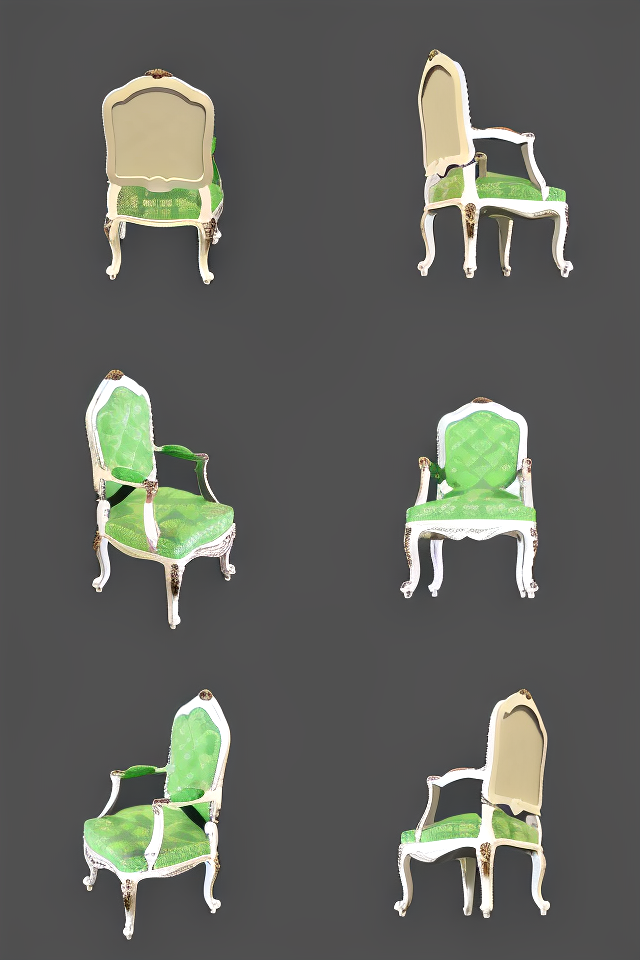
#> input picture Full_grid/Full_grid/FULL_GRID_r_3.png, 640 x 960 px
$ python main.py
#> lines starting #> are read from the running program, lines starting #| are printed output that depends on the picture
import os
from PIL import Image
import matplotlib.pyplot as plt

# ==========================================
# 🖍️ PASTE THE PATH TO ONE GRID IMAGE HERE
# ==========================================
FILE_TO_TEST = "Full_grid/FULL_GRID_r_3.png"

def test_slice_single_image(image_path):
#> called with image_path = 'Full_grid/FULL_GRID_r_3.png'
    if not os.path.exists(image_path):
        print(f"❌ Error: File not found at {image_path}")
        print("Please check the path and try again.")
        return

    img = Image.open(image_path)
#> img is the input picture: PIL image 640x960 RGB; mean R, G, B 97.1, 99.1, 92.6
    w, h = img.size
#> w = 640; h = 960

    # --- 1. CORRECT TILE MATH (2 Cols, 3 Rows) ---
    tile_w = w // 2
#> tile_w = 320
    tile_h = h // 3
#> tile_h = 320

    print(f"📏 Original Grid: {w}x{h}")
#| 📏 Original Grid: 640x960
    print(f"✂️  Cutting into:  {tile_w}x{tile_h} tiles (2 Cols x 3 Rows)")
#| ✂️  Cutting into:  320x320 tiles (2 Cols x 3 Rows)

    # --- 2. CORRECT SUBPLOT LAYOUT (3 Rows, 2 Cols) ---
    fig, axes = plt.subplots(3, 2, figsize=(8, 12))
    fig.suptitle(f"Slicing Test: {os.path.basename(image_path)}", fontsize=16)

    count = 0

    # --- 3. CORRECT LOOPS ---
    # We loop 3 rows down, 2 columns across
    for row in range(3):
        for col in range(2):
            # Calculate Cut Coordinates
            left = col * tile_w
            top = row * tile_h
            right = left + tile_w
            bottom = top + tile_h

            # Perform the Crop
            crop = img.crop((left, top, right, bottom))

            # Display in Notebook
            ax = axes[row, col]
            ax.imshow(crop)
            ax.set_title(f"View {count}\n(Row {row}, Col {col})")
            ax.axis('off')

            # Check for centering (Red Box Visualizer)
            rect = plt.Rectangle((0, 0), tile_w - 1, tile_h - 1, linewidth=2, edgecolor='red', facecolor='none')
            ax.add_patch(rect)

            count += 1
#> after the loop, count = 6

    plt.tight_layout()
    plt.show()
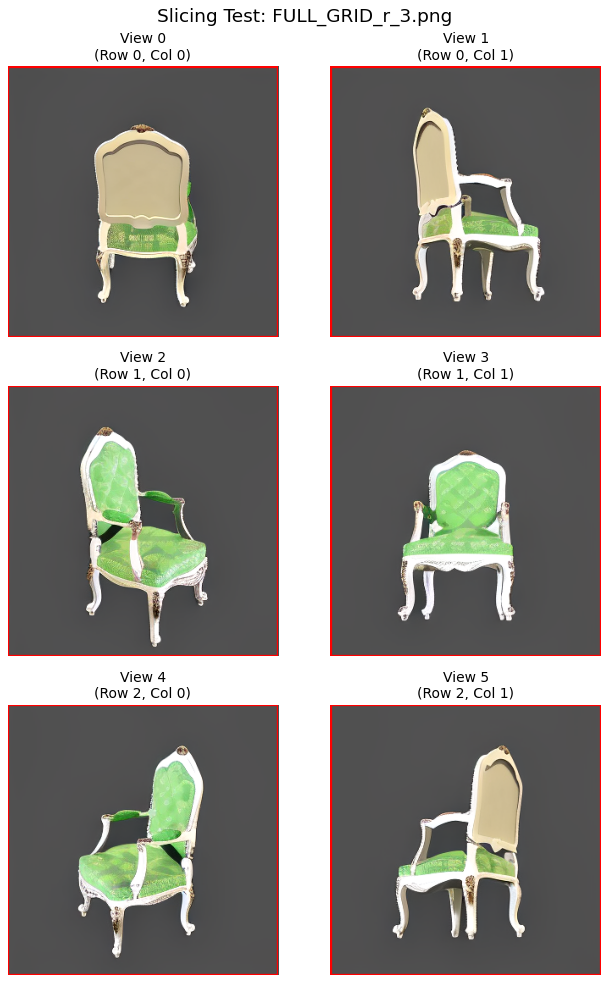
#> figure drawn by matplotlib, 6 panels

# Run the test
test_slice_single_image(FILE_TO_TEST)
